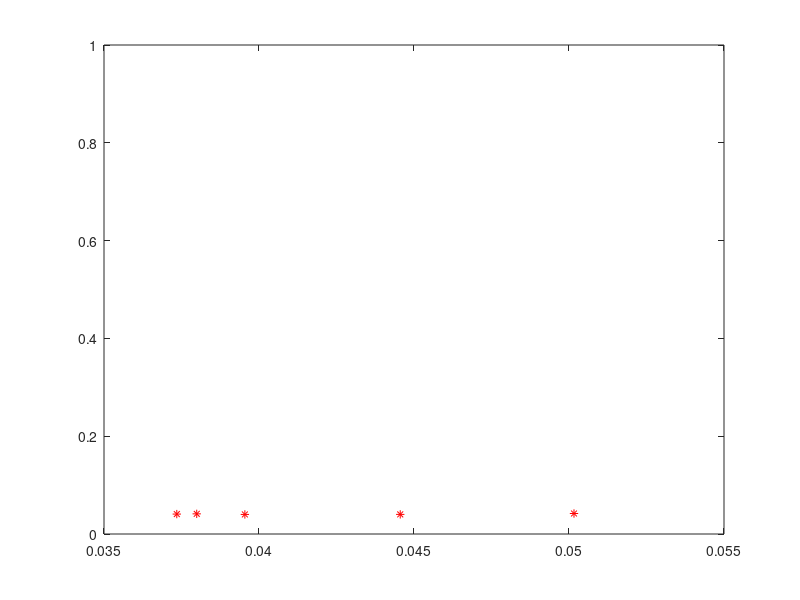
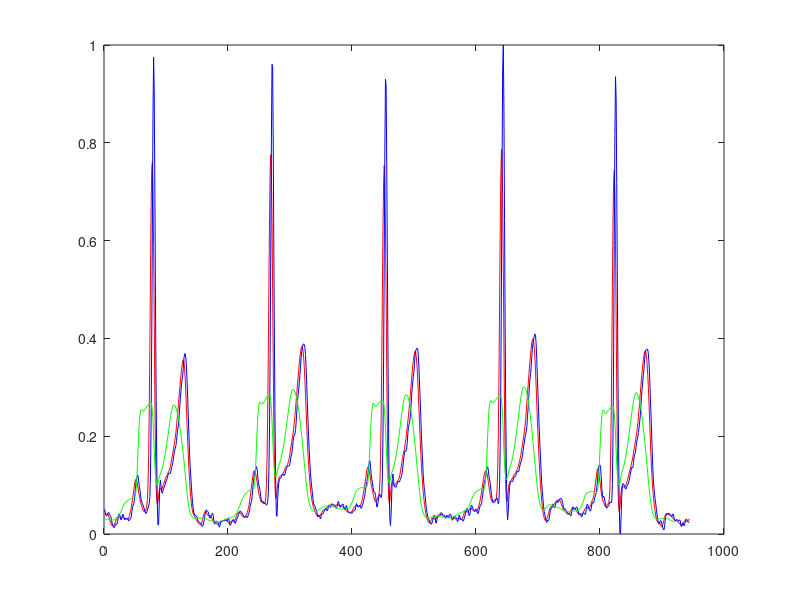
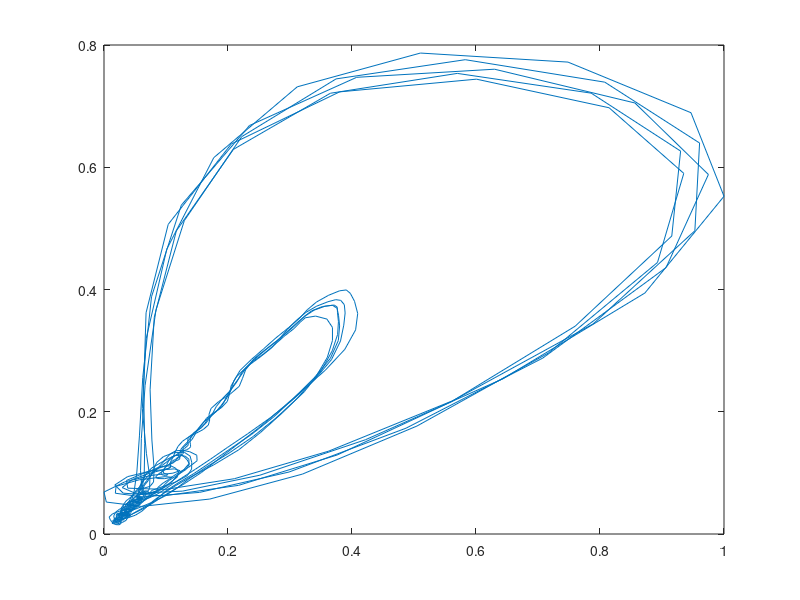

Write the MATLAB code that produced these figures, in order.
% Lab 2
% Melvin Shajee
% BME210-002
% Due: 02/10/23
clear all
load ECG1.mat
ecgraw = ecg(:,2);
Run_Ave_Length = 5;
% disp(ecgraw(1:5)). The values are 0.0502, 0.0446, 0.0395, 0.0373, 0.0380
% help mean
ecgMean = mean(ecgraw(1:5)); % The mean is 0.0419

for i = 1:5
    ECGMovingMean5(1,i) = mean(ecgraw(i:(i+4)));
    i = i + 1;
end
figure
plot(ecgraw((1:5),1),ECGMovingMean5,"r*")
ylim([0 1]);

for i = 5:944
    ECGMovingMean5(1,i) = mean(ecgraw(i:(i+5)));
    i = i + 1;
end
figure
plot(1:944,ECGMovingMean5,"r-",1:944,ecgraw(1:944),"b-")
hold on
% The peaks got shorter because they were averaged

for i = 1:925
    ECGMovingMean5(1,i) = mean(ecgraw(i:(i+Run_Ave_Length)));
    i = i + 1;
end
Run_Ave_Length = 25;
for i = 1:925
ECGMovingMean25(1,i) = mean(ecgraw(i:i+25));
end
plot(1:925,ECGMovingMean25,"g")
hold off
% The peaks got even shorter because it was being averaged over more
% values.
i = 1;
while i <= 945
    ECGWhileMean(1,i) = mean(ecgraw(i:(i+5)));
    i = i + 1;
end
figure
plot(ecgraw(1:945,1),ECGWhileMean)